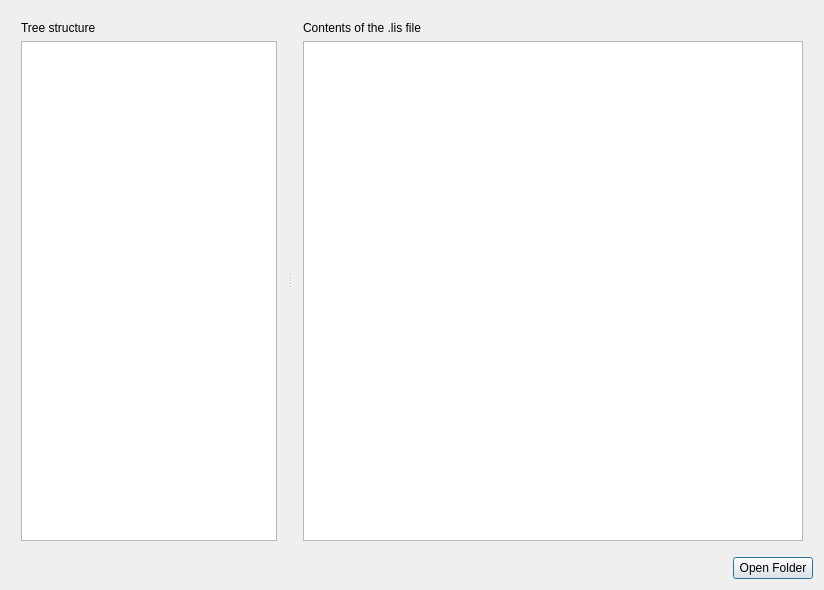
<?xml version="1.0" encoding="UTF-8"?>
<ui version="4.0">
 <class>Dialog</class>
 <widget class="QDialog" name="Dialog">
  <property name="geometry">
   <rect>
    <x>0</x>
    <y>0</y>
    <width>820</width>
    <height>586</height>
   </rect>
  </property>
  <property name="windowTitle">
   <string>Dialog</string>
  </property>
  <layout class="QGridLayout" name="gridLayout">
   <item row="0" column="0">
    <widget class="QSplitter" name="splitter">
     <property name="orientation">
      <enum>Qt::Horizontal</enum>
     </property>
     <property name="handleWidth">
      <number>6</number>
     </property>
     <widget class="QWidget" name="left_panel">
      <layout class="QVBoxLayout" name="left_layout">
       <property name="spacing">
        <number>6</number>
       </property>
       <property name="leftMargin">
        <number>10</number>
       </property>
       <property name="topMargin">
        <number>10</number>
       </property>
       <property name="rightMargin">
        <number>10</number>
       </property>
       <property name="bottomMargin">
        <number>10</number>
       </property>
       <item>
        <widget class="QLabel" name="tree_label">
         <property name="text">
          <string>Tree structure</string>
         </property>
        </widget>
       </item>
       <item>
        <widget class="QTreeView" name="tree_view">
         <property name="sizePolicy">
          <sizepolicy hsizetype="MinimumExpanding" vsizetype="Expanding">
           <horstretch>0</horstretch>
           <verstretch>0</verstretch>
          </sizepolicy>
         </property>
         <property name="maximumSize">
          <size>
           <width>16777215</width>
           <height>16777215</height>
          </size>
         </property>
         <property name="indentation">
          <number>18</number>
         </property>
         <property name="sortingEnabled">
          <bool>false</bool>
         </property>
         <property name="animated">
          <bool>true</bool>
         </property>
         <property name="headerHidden">
          <bool>true</bool>
         </property>
        </widget>
       </item>
      </layout>
     </widget>
     <widget class="QWidget" name="right_panel">
      <layout class="QVBoxLayout" name="right_layout">
       <property name="spacing">
        <number>6</number>
       </property>
       <property name="leftMargin">
        <number>10</number>
       </property>
       <property name="topMargin">
        <number>10</number>
       </property>
       <property name="rightMargin">
        <number>10</number>
       </property>
       <property name="bottomMargin">
        <number>10</number>
       </property>
       <item>
        <widget class="QLabel" name="file_label">
         <property name="text">
          <string>Contents of the .lis file</string>
         </property>
        </widget>
       </item>
       <item>
        <widget class="QTextEdit" name="text_edit">
         <property name="sizePolicy">
          <sizepolicy hsizetype="Expanding" vsizetype="Expanding">
           <horstretch>0</horstretch>
           <verstretch>0</verstretch>
          </sizepolicy>
         </property>
         <property name="minimumSize">
          <size>
           <width>500</width>
           <height>500</height>
          </size>
         </property>
         <property name="readOnly">
          <bool>true</bool>
         </property>
        </widget>
       </item>
      </layout>
     </widget>
    </widget>
   </item>
   <item row="1" column="0">
    <layout class="QHBoxLayout" name="horizontalLayout">
     <item>
      <spacer name="horizontalSpacer">
       <property name="orientation">
        <enum>Qt::Horizontal</enum>
       </property>
       <property name="sizeHint" stdset="0">
        <size>
         <width>40</width>
         <height>20</height>
        </size>
       </property>
      </spacer>
     </item>
     <item>
      <widget class="QPushButton" name="bt_open_folder">
       <property name="text">
        <string>Open Folder</string>
       </property>
      </widget>
     </item>
    </layout>
   </item>
  </layout>
 </widget>
 <resources/>
 <connections/>
</ui>
